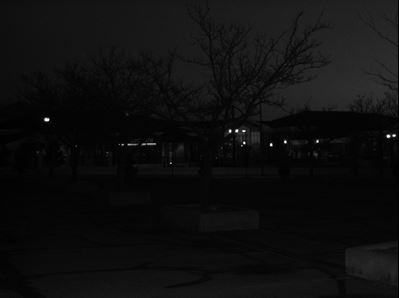
#> input picture Assignment_3_solutions and images/cctv1.JPG, 399 x 298 px
$ jupyter execute '210047_Nettoyeur de Gouttières.ipynb'
#> lines starting #> are read from the running program, lines starting #| are printed output that depends on the picture; after the words box and inside, x2 and y2 are one past the last pixel; in counts of white or black regions, pixels touching at a corner belong together
#> the answer given: cctv1.JPG
#> further down, img is the input picture: shape (298, 399, 3); min 0, max 255, mean 14.8
[cell 1]
from google.colab import files
from google.colab.patches import cv2_imshow
import numpy as np
import cv2 as cv

def process_image_and_display(img, number):
    # Convert the image to grayscale
#> called with number = 1
    gray = cv.cvtColor(img, code=cv.COLOR_BGR2GRAY)

    # Process the image based on the specified number
    if number == 1:
        dil_img = cv.dilate(gray, np.ones((5, 5)))
        blur_img = cv.GaussianBlur(dil_img, (7, 7), 128)
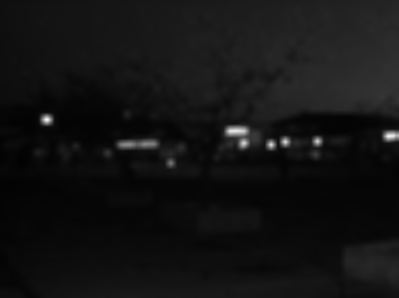
#> blur_img: shape (298, 399); min 2, max 246, mean 18.9
        final = 255 - cv.absdiff(blur_img, gray)
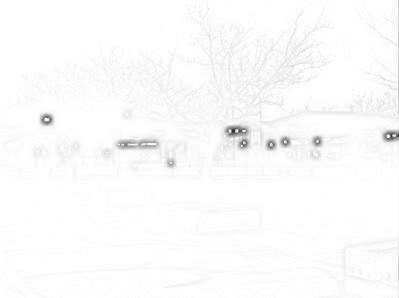
#> final: shape (298, 399); min 45, max 255, mean 250.8

        for i in range(0, img.shape[0]):
            for j in range(0, 100):
                final[i][j] = (final[i][j] / 255) ** (1.4) * 255
#> final: shape (298, 399); 16.29% of pixels changed, all inside (x1, y1, x2, y2) = (0, 0, 100, 298)
#> the answer given: cctv2.JPG
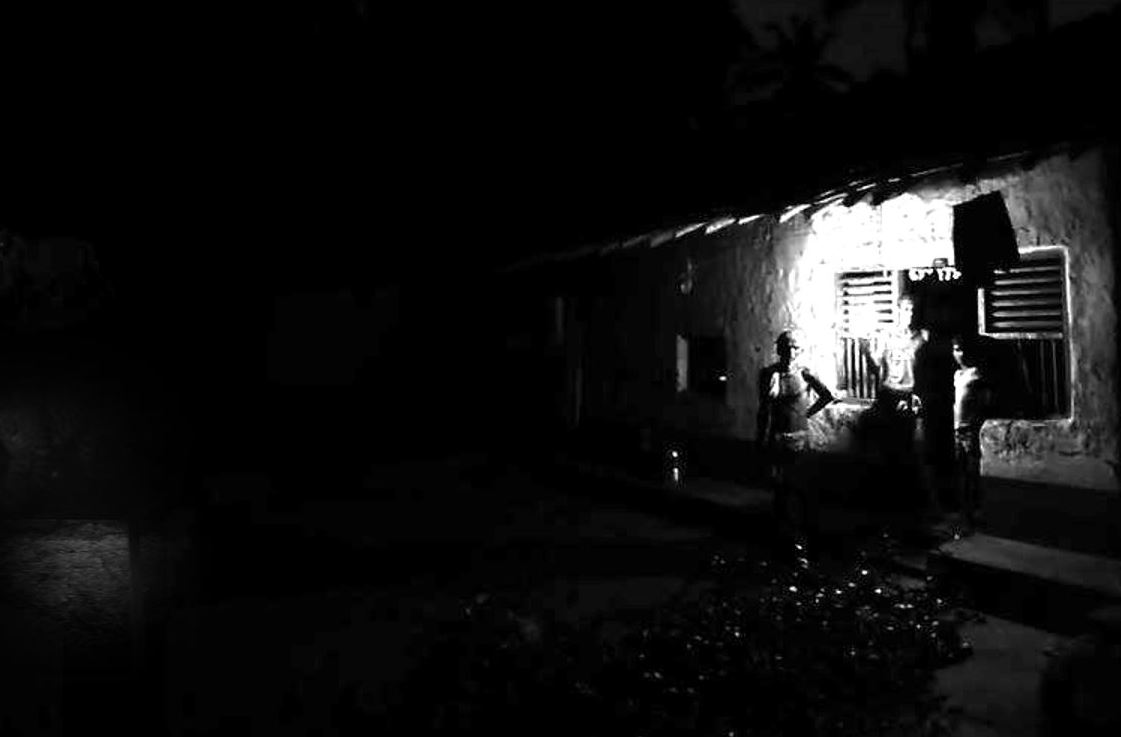
#> input picture Assignment_3_solutions and images/cctv2.JPG, 1121 x 737 px
#> further down, img is the input picture: shape (737, 1121, 3); min 0, max 255, mean 15.5

    elif number == 2:
        dil_img = cv.dilate(gray, np.ones((19, 19)))
        blur_img = cv.medianBlur(dil_img, 23)
        final = 255 - cv.absdiff(blur_img, gray)

    elif number == 3:
        final = cv.adaptiveThreshold(gray, 255, cv.ADAPTIVE_THRESH_MEAN_C, cv.THRESH_BINARY, 3, 2)

    # Convert the data type to uint8 and display the processed image
    final_display = final.astype(np.uint8)
    cv2_imshow(final_display)

# Upload an image
uploaded = files.upload()

# Get the file name
file_name = list(uploaded.keys())[0]

# Read the uploaded image
img = cv.imread(file_name)

# Specify the number for processing (1, 2, or 3)
process_number = 1

# Process and display the image
process_image_and_display(img, process_number)

[cell 2]
from google.colab import files
from google.colab.patches import cv2_imshow
import numpy as np
import cv2 as cv

def process_image_and_display(img, number):
    # Convert the image to grayscale
#> called with number = 1
    gray = cv.cvtColor(img, code=cv.COLOR_BGR2GRAY)
#> gray: shape (737, 1121)

    # Process the image based on the specified number
    if number == 1:
        dil_img = cv.dilate(gray, np.ones((5, 5)))
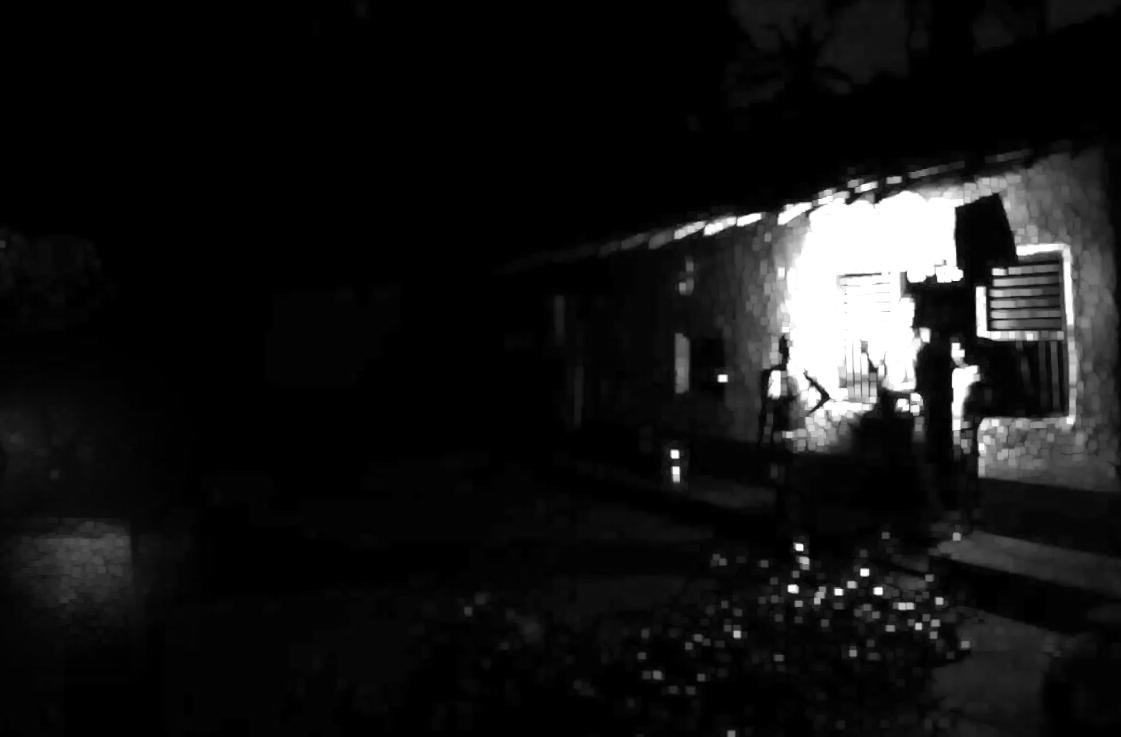
#> dil_img: shape (737, 1121); min 0, max 255, mean 20.8
        blur_img = cv.GaussianBlur(dil_img, (7, 7), 128)
#> blur_img: shape (737, 1121)
        final = 255 - cv.absdiff(blur_img, gray)
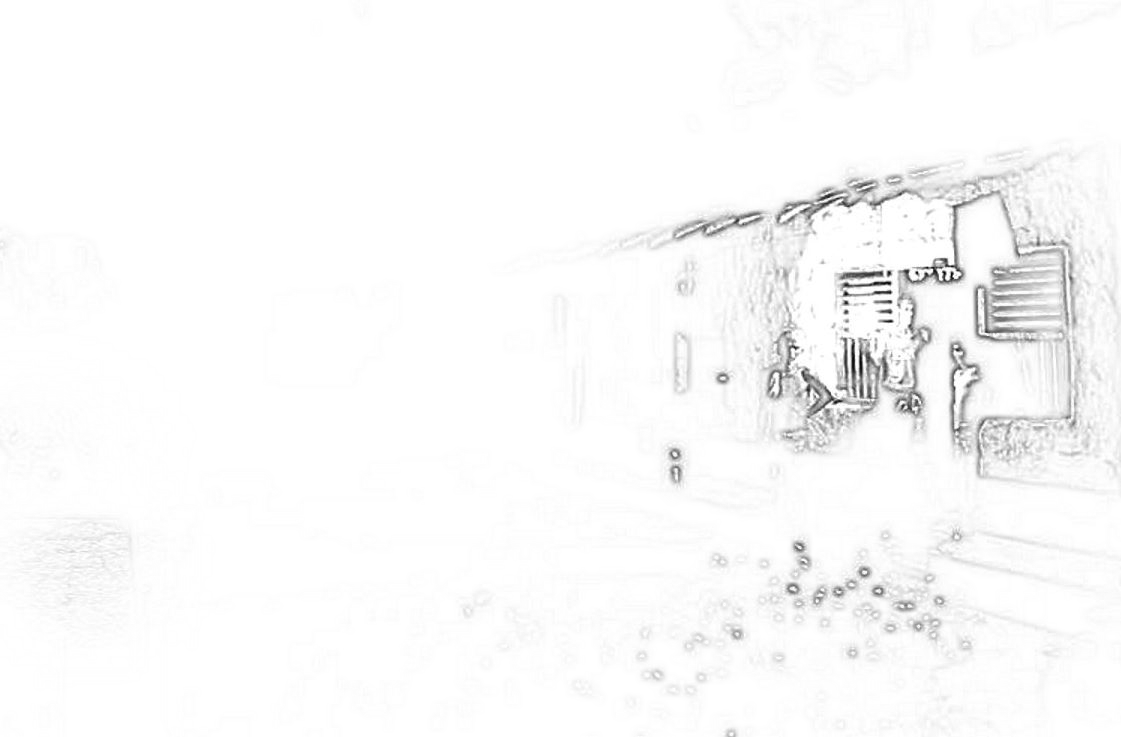
#> final: shape (737, 1121); min 3, max 255, mean 249.8

        for i in range(0, img.shape[0]):
            for j in range(0, 100):
                final[i][j] = (final[i][j] / 255) ** (1.4) * 255
#> final: shape (737, 1121); 4.23% of pixels changed, all inside (x1, y1, x2, y2) = (0, 220, 100, 737)

    elif number == 2:
        dil_img = cv.dilate(gray, np.ones((19, 19)))
        blur_img = cv.medianBlur(dil_img, 23)
        final = 255 - cv.absdiff(blur_img, gray)

    elif number == 3:
        final = cv.adaptiveThreshold(gray, 255, cv.ADAPTIVE_THRESH_MEAN_C, cv.THRESH_BINARY, 3, 2)

    # Convert the data type to uint8 and display the processed image
    final_display = final.astype(np.uint8)
    cv2_imshow(final_display)

# Upload an image
uploaded = files.upload()

# Get the file name
file_name = list(uploaded.keys())[0]

# Read the uploaded image
img = cv.imread(file_name)

# Specify the number for processing (1, 2, or 3)
process_number = 1

# Process and display the image
process_image_and_display(img, process_number)

[cell 3]
from google.colab import files
from google.colab.patches import cv2_imshow
import numpy as np
import cv2 as cv

def process_image_and_display(img, number):
    # Convert the image to grayscale
    gray = cv.cvtColor(img, code=cv.COLOR_BGR2GRAY)

    # Process the image based on the specified number
    if number == 1:
        dil_img = cv.dilate(gray, np.ones((5, 5)))
        blur_img = cv.GaussianBlur(dil_img, (7, 7), 128)
        final = 255 - cv.absdiff(blur_img, gray)

        for i in range(0, img.shape[0]):
            for j in range(0, 100):
                final[i][j] = (final[i][j] / 255) ** (1.4) * 255

    elif number == 2:
        dil_img = cv.dilate(gray, np.ones((19, 19)))
        blur_img = cv.medianBlur(dil_img, 23)
        final = 255 - cv.absdiff(blur_img, gray)

    elif number == 3:
        final = cv.adaptiveThreshold(gray, 255, cv.ADAPTIVE_THRESH_MEAN_C, cv.THRESH_BINARY, 3, 2)

    # Convert the data type to uint8 and display the processed image
    final_display = final.astype(np.uint8)
    cv2_imshow(final_display)

# Upload an image
uploaded = files.upload()
#> the answer given: cctv2.JPG

# Get the file name
file_name = list(uploaded.keys())[0]

# Read the uploaded image
img = cv.imread(file_name)

# Specify the number for processing (1, 2, or 3)
process_number = 1

# Process and display the image
process_image_and_display(img, process_number)
